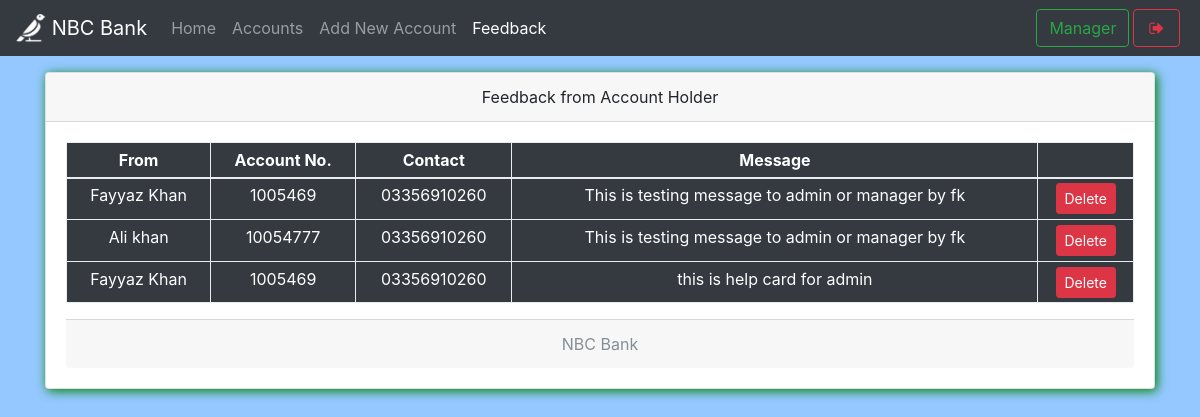
Screenshot of /mfeedback.php (signed in) with the database file from the repository.
### tables this page shows
CREATE TABLE `useraccounts` (
  `id` int(11) NOT NULL,
  `email` text NOT NULL,
  `password` text NOT NULL,
  `name` varchar(111) NOT NULL,
  `balance` varchar(111) NOT NULL,
  `cnic` varchar(111) NOT NULL,
  `number` varchar(111) NOT NULL,
  `city` varchar(111) NOT NULL,
  `address` varchar(111) NOT NULL,
  `source` varchar(111) NOT NULL,
  `accountNo` varchar(111) NOT NULL,
  `branch` varchar(111) NOT NULL,
  `accountType` varchar(111) NOT NULL,
  `date` timestamp NOT NULL DEFAULT CURRENT_TIMESTAMP
);

CREATE TABLE `feedback` (
  `feedbackId` int(11) NOT NULL,
  `message` text NOT NULL,
  `userId` double NOT NULL,
  `date` timestamp NOT NULL DEFAULT CURRENT_TIMESTAMP
);

### mfeedback.php (the view, shortened to what this page needs)
<!DOCTYPE html>
<html>
<head>
  <?php require 'assets/autoloader.php'; ?>
  <?php require 'assets/function.php'; ?>
</head>
<body style="background:#94c8ff;background-size: 100%">
<nav class="navbar navbar-expand-lg navbar-dark bg-dark fixed-top">
 <a class="navbar-brand" href="#">
    <img src="images/Untitled_design-removebg-preview.png" width="30" height="30" class="d-inline-block align-top" alt="">
   <?php echo bankName; ?>
  </a>
  <div class="collapse navbar-collapse" id="navbarSupportedContent">
    <ul class="navbar-nav mr-auto">
      <li class="nav-item ">
        <a class="nav-link " href="mindex.php">Home <span class="sr-only">(current)</span></a>
      </li>
      <li class="nav-item ">  <a class="nav-link" href="maccounts.php">Accounts</a></li>
      <li class="nav-item ">  <a class="nav-link" href="maddnew.php">Add New Account</a></li>
      <li class="nav-item active">  <a class="nav-link" href="mfeedback.php">Feedback</a></li>
    </ul>
    <?php include 'msideButton.php'; ?>
  </div>
</nav><br><br><br>
<div class="container">
<div class="card w-100 text-center shadowBlack">
  <div class="card-header">
    Feedback from Account Holder
  </div>
  <div class="card-body">
   <table class="table table-bordered table-sm bg-dark text-white">
  <thead>
    <tr>
      <th scope="col">From</th>
      <th scope="col">Account No.</th>
      <th scope="col">Contact</th>
      <th scope="col">Message</th>
      <th scope="col"></th>
    </tr>
  </thead>
  <tbody>
    <?php
      $array = $con->query("select * from useraccounts,feedback where useraccounts.id = feedback.userId");
      if ($array->num_rows > 0)
      {
        while ($row = $array->fetch_assoc())
        {
    ?>
      <tr>
        <td><?php echo $row['name'] ?></td>
        <td><?php echo $row['accountNo'] ?></td>
        <td><?php echo $row['number'] ?></td>
        <td><?php echo $row['message'] ?></td>
        <td>
          <a href="mfeedback.php?delete=<?php echo $row['feedbackId'] ?>" class='btn btn-danger btn-sm' data-toggle='tooltip' title="Delete this Message">Delete</a>
        </td>
      </tr>
    <?php
        }
      }
     ?>
  </tbody>
</table>
  <div class="card-footer text-muted">
    <?php echo bankName; ?>
  </div>
</div>
</body>
</html>

### css/custom.css (style rules this page uses)
.shadowBlack { box-shadow: 2px 2px 11px black }
.shadowBlack { box-shadow: 2px 2px 11px green }

### rows the page displays
useraccounts: name "Fayyaz Khan", accountNo "1005469", number "03356910260", feedback.message "This is testing message to admin or manager by fk", feedback.message "this is help card for admin"
useraccounts: name "Ali khan", accountNo "10054777", number "03356910260", feedback.message "This is testing message to admin or manager by fk"

### other values shown
bankName "NBC Bank"
